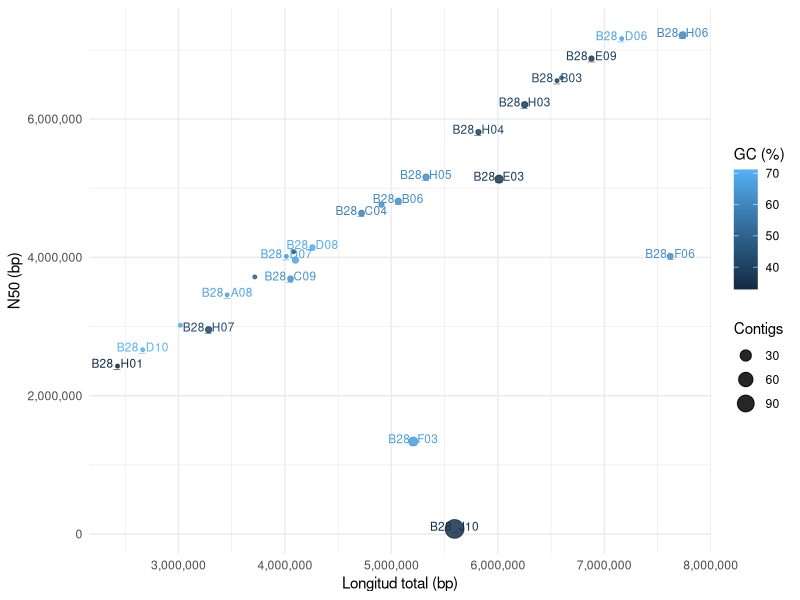
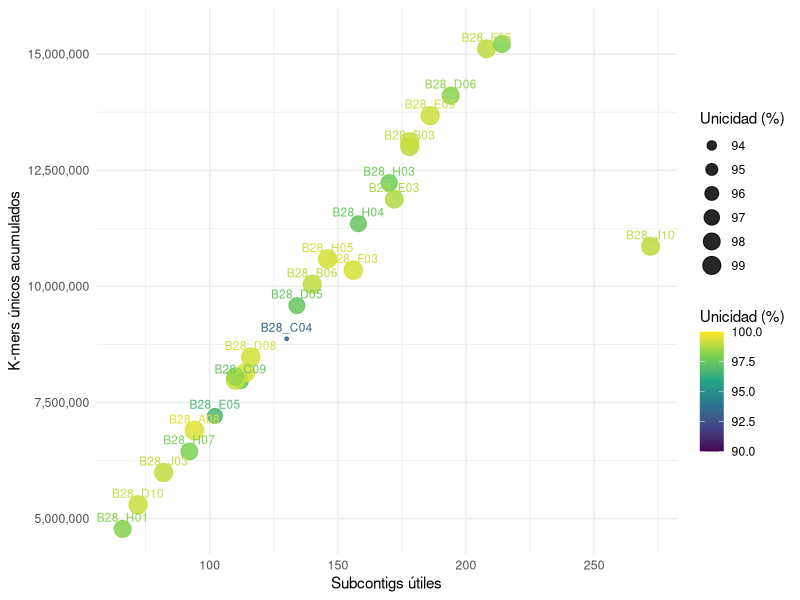
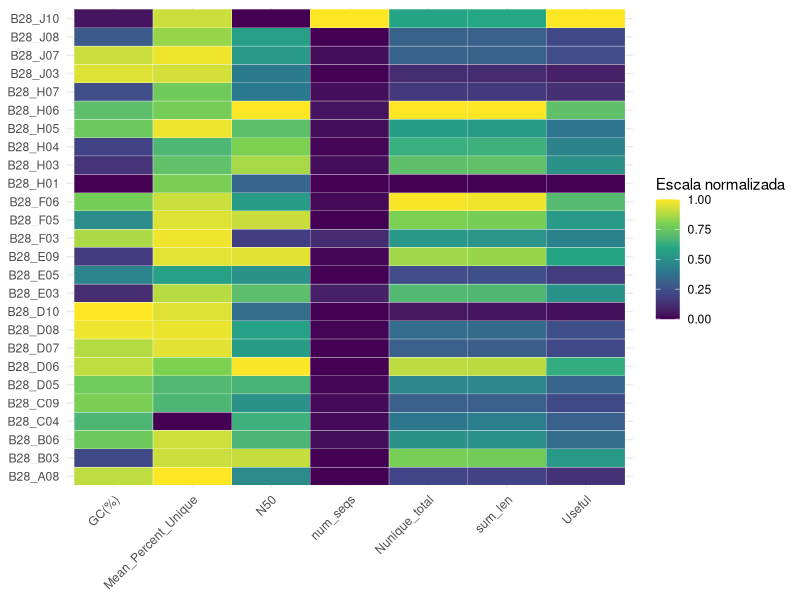

Write R code to recreate these figures, in order.
## ---- chunk 1
knitr::opts_chunk$set(echo=FALSE, warning=FALSE, message=FALSE)
library(ggplot2)
library(scales)
library(dplyr)
library(tidyr)
## ---- chunk 2
q <- read.table("results/assembly_stats.tsv", header=TRUE, sep="", quote="", comment.char="", check.names=FALSE)
q$cepa <- sub("^[0-9]+_", "", sub("\\.fna$", "", basename(q$file)))
for (x in c("num_seqs", "sum_len", "N50", "GC(%)")) q[[x]] <- as.numeric(gsub(",", "", q[[x]]))
k <- read.table("results/kmer_summary_by_strain.tsv", header=TRUE, sep="\t", check.names=FALSE)
k$cepa <- sub("^[0-9]+_", "", k$StrainID)
d <- merge(q, k, by="cepa")
global <- read.table("results/kmer_summary_global.tsv", header=FALSE, sep="\t", stringsAsFactors=FALSE)
colnames(global) <- c("metrica", "valor")
opts <- read.table("results/StrainR2_options.txt", header=FALSE, sep="\t", stringsAsFactors=FALSE)
colnames(opts) <- c("parametro", "valor")
## ---- chunk 3
knitr::kable(global, col.names=c("Métrica", "Valor"))
## ---- chunk 4
knitr::kable(opts, col.names=c("Parámetro", "Valor"))
## ---- chunk 5
knitr::kable(d[, c("cepa", "num_seqs", "sum_len", "N50", "GC(%)", "Useful", "Nunique_total", "Mean_Percent_Unique")], digits=2)
## ---- chunk 6
ggplot(d, aes(x=sum_len, y=N50, size=num_seqs, color=`GC(%)`, label=cepa)) +
  geom_point(alpha=.85) +
  geom_text(nudge_y=40000, size=3, check_overlap=TRUE, show.legend=FALSE) +
  scale_x_continuous(labels=comma) + scale_y_continuous(labels=comma) +
  labs(x="Longitud total (bp)", y="N50 (bp)", size="Contigs", color="GC (%)", title=NULL, subtitle=NULL) +
  theme_minimal()
## ---- chunk 7
ggplot(d, aes(x=Useful, y=Nunique_total, size=Mean_Percent_Unique, color=Mean_Percent_Unique, label=cepa)) +
  geom_point(alpha=.85) +
  geom_text(nudge_y=250000, size=3, check_overlap=TRUE, show.legend=FALSE) +
  scale_x_continuous(labels=comma) + scale_y_continuous(labels=comma) +
  scale_color_viridis_c(limits=c(90,100)) +
  labs(x="Subcontigs útiles", y="K-mers únicos acumulados", size="Unicidad (%)", color="Unicidad (%)", title=NULL, subtitle=NULL) +
  theme_minimal()
## ---- chunk 8
h <- d %>% select(cepa, N50, sum_len, num_seqs, `GC(%)`, Useful, Nunique_total, Mean_Percent_Unique) %>% pivot_longer(-cepa, names_to="metrica", values_to="valor") %>% group_by(metrica) %>% mutate(valor=(valor-min(valor))/(max(valor)-min(valor))) %>% ungroup()
ggplot(h, aes(x=metrica, y=cepa, fill=valor)) +
  geom_tile(color="white") + scale_fill_viridis_c(limits=c(0,1)) +
  labs(x=NULL, y=NULL, fill="Escala normalizada", title=NULL, subtitle=NULL) +
  theme_minimal() + theme(axis.text.x=element_text(angle=45, hjust=1))
## ---- chunk 9
n <- nrow(k)
ge95 <- sum(k$Mean_Percent_Unique >= 95)
ge98 <- sum(k$Mean_Percent_Unique >= 98)
ge99 <- sum(k$Mean_Percent_Unique >= 99)
min_u <- k[which.min(k$Mean_Percent_Unique), c("StrainID", "Mean_Percent_Unique")]
max_u <- k[which.max(k$Mean_Percent_Unique), c("StrainID", "Mean_Percent_Unique")]
eval <- data.frame(
  Indicador=c("Cepa con unicidad >=95%", "Cepa con unicidad >=98%", "Cepa con unicidad >=99%", "Menor unicidad", "Mayor unicidad"),
  Resultado=c(paste(ge95, "de", n), paste(ge98, "de", n), paste(ge99, "de", n), paste(min_u$StrainID, sprintf("(%.2f%%)", min_u$Mean_Percent_Unique)), paste(max_u$StrainID, sprintf("(%.2f%%)", max_u$Mean_Percent_Unique)))
)
knitr::kable(eval)
